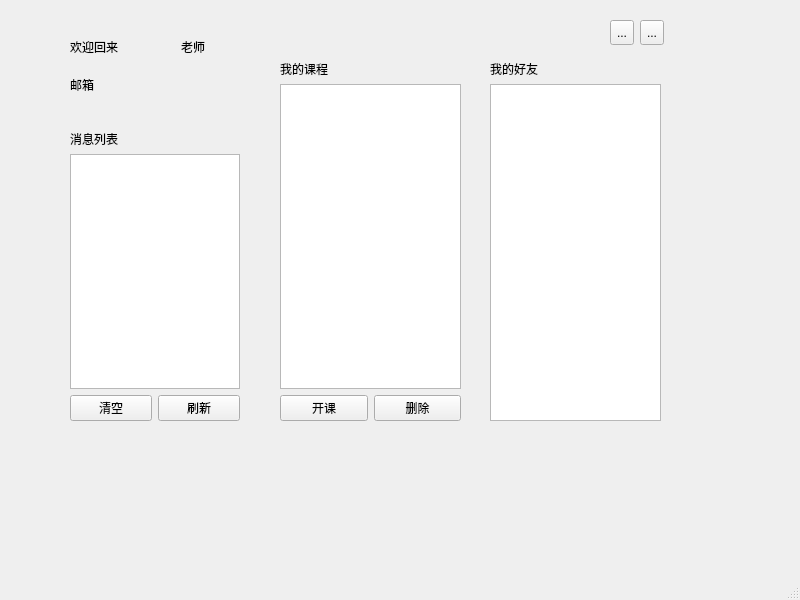
<?xml version="1.0" encoding="UTF-8"?>
<ui version="4.0">
 <class>TeacherWindow</class>
 <widget class="QMainWindow" name="TeacherWindow">
  <property name="geometry">
   <rect>
    <x>0</x>
    <y>0</y>
    <width>800</width>
    <height>600</height>
   </rect>
  </property>
  <property name="windowTitle">
   <string>MainWindow</string>
  </property>
  <widget class="QWidget" name="centralwidget">
   <widget class="QToolButton" name="teacher_info_tbtn">
    <property name="geometry">
     <rect>
      <x>610</x>
      <y>20</y>
      <width>24</width>
      <height>25</height>
     </rect>
    </property>
    <property name="text">
     <string>...</string>
    </property>
    <property name="icon">
     <iconset resource="icons.qrc">
      <normaloff>:/icons/user.ico</normaloff>:/icons/user.ico</iconset>
    </property>
   </widget>
   <widget class="QWidget" name="layoutWidget">
    <property name="geometry">
     <rect>
      <x>70</x>
      <y>30</y>
      <width>161</width>
      <height>71</height>
     </rect>
    </property>
    <layout class="QVBoxLayout" name="verticalLayout">
     <item>
      <layout class="QHBoxLayout" name="horizontalLayout_2">
       <item>
        <widget class="QLabel" name="label">
         <property name="text">
          <string>欢迎回来</string>
         </property>
        </widget>
       </item>
       <item>
        <widget class="QLabel" name="teacher_name_label">
         <property name="text">
          <string/>
         </property>
        </widget>
       </item>
       <item>
        <widget class="QLabel" name="label_2">
         <property name="text">
          <string>老师</string>
         </property>
        </widget>
       </item>
      </layout>
     </item>
     <item>
      <layout class="QHBoxLayout" name="horizontalLayout_3">
       <item>
        <widget class="QLabel" name="label_3">
         <property name="text">
          <string>邮箱</string>
         </property>
        </widget>
       </item>
       <item>
        <widget class="QLabel" name="teacher_email_label">
         <property name="text">
          <string/>
         </property>
        </widget>
       </item>
      </layout>
     </item>
    </layout>
   </widget>
   <widget class="QWidget" name="layoutWidget">
    <property name="geometry">
     <rect>
      <x>280</x>
      <y>60</y>
      <width>181</width>
      <height>361</height>
     </rect>
    </property>
    <layout class="QVBoxLayout" name="verticalLayout_5">
     <item>
      <layout class="QVBoxLayout" name="verticalLayout_3">
       <item>
        <widget class="QLabel" name="label_5">
         <property name="text">
          <string>我的课程</string>
         </property>
        </widget>
       </item>
       <item>
        <widget class="QListWidget" name="course_list"/>
       </item>
      </layout>
     </item>
     <item>
      <layout class="QHBoxLayout" name="horizontalLayout_4">
       <item>
        <widget class="QPushButton" name="create_course_btn">
         <property name="text">
          <string>开课</string>
         </property>
        </widget>
       </item>
       <item>
        <widget class="QPushButton" name="delete_course_btn">
         <property name="text">
          <string>删除</string>
         </property>
        </widget>
       </item>
      </layout>
     </item>
    </layout>
   </widget>
   <widget class="QWidget" name="layoutWidget">
    <property name="geometry">
     <rect>
      <x>490</x>
      <y>60</y>
      <width>171</width>
      <height>361</height>
     </rect>
    </property>
    <layout class="QVBoxLayout" name="verticalLayout_6">
     <item>
      <layout class="QVBoxLayout" name="verticalLayout_4">
       <item>
        <widget class="QLabel" name="label_7">
         <property name="text">
          <string>我的好友</string>
         </property>
        </widget>
       </item>
       <item>
        <widget class="QListWidget" name="listWidget_2"/>
       </item>
      </layout>
     </item>
    </layout>
   </widget>
   <widget class="QWidget" name="layoutWidget">
    <property name="geometry">
     <rect>
      <x>70</x>
      <y>130</y>
      <width>170</width>
      <height>291</height>
     </rect>
    </property>
    <layout class="QVBoxLayout" name="verticalLayout_7">
     <item>
      <layout class="QVBoxLayout" name="verticalLayout_2">
       <item>
        <widget class="QLabel" name="label_6">
         <property name="text">
          <string>消息列表</string>
         </property>
        </widget>
       </item>
       <item>
        <widget class="QTextBrowser" name="message_list"/>
       </item>
      </layout>
     </item>
     <item>
      <layout class="QHBoxLayout" name="horizontalLayout_6">
       <item>
        <widget class="QPushButton" name="create_course_btn_3">
         <property name="text">
          <string>清空</string>
         </property>
        </widget>
       </item>
       <item>
        <widget class="QPushButton" name="delete_course_btn_3">
         <property name="text">
          <string>刷新</string>
         </property>
        </widget>
       </item>
      </layout>
     </item>
    </layout>
   </widget>
   <widget class="BubblelTipToolButton" name="teacher_inform_tbtn">
    <property name="geometry">
     <rect>
      <x>640</x>
      <y>20</y>
      <width>24</width>
      <height>25</height>
     </rect>
    </property>
    <property name="text">
     <string>...</string>
    </property>
    <property name="icon">
     <iconset resource="icons.qrc">
      <normaloff>:/icons/inform.png</normaloff>:/icons/inform.png</iconset>
    </property>
   </widget>
   <zorder>layoutWidget</zorder>
   <zorder>teacher_info_tbtn</zorder>
   <zorder>layoutWidget</zorder>
   <zorder>layoutWidget</zorder>
   <zorder>layoutWidget</zorder>
   <zorder>teacher_inform_tbtn</zorder>
  </widget>
  <widget class="QMenuBar" name="menubar">
   <property name="geometry">
    <rect>
     <x>0</x>
     <y>0</y>
     <width>800</width>
     <height>23</height>
    </rect>
   </property>
  </widget>
  <widget class="QStatusBar" name="statusbar"/>
 </widget>
 <customwidgets>
  <customwidget>
   <class>BubblelTipToolButton</class>
   <extends>QToolButton</extends>
   <header>bubbleltiptoolbutton.h</header>
  </customwidget>
 </customwidgets>
 <resources>
  <include location="icons.qrc"/>
 </resources>
 <connections/>
</ui>
